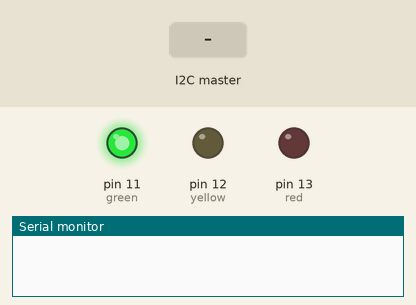
Recording of a sketch running on a simulated Arduino Uno, built with avr-gcc and run on an emulated ATmega328P. On the bench: output pins drawn as LEDs (lit = HIGH), the last lines printed to the serial monitor. The inputs (shaded band) are chosen by the test bench.

Above: at 1.2 s.
1.3 s: the I2C master sends the byte 1
At 1.8 s:
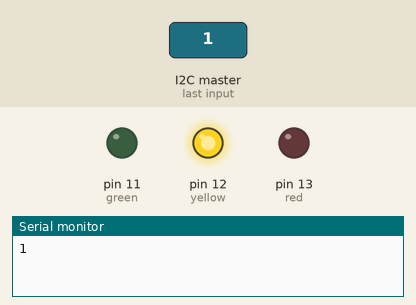
2.8 s: the I2C master sends the byte 0
At 4.2 s:
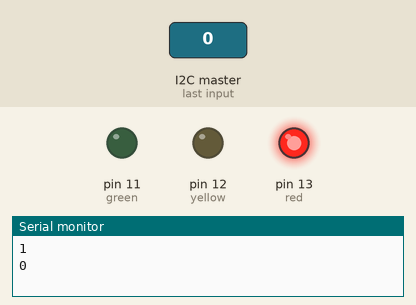
Timing chart, 0 to 5.8 s (numbered marks = the images above; inputs shaded):
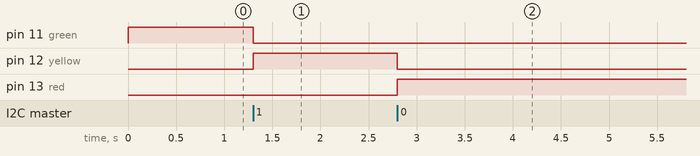

Measured:
- after the input at 1.3 s, pin 11 (green): HIGH → LOW at once; pin 12 (yellow): LOW → HIGH at once
- after the input at 2.8 s, pin 12 (yellow): HIGH → LOW at once; pin 13 (red): LOW → HIGH at once

The sketch:

daring_amberis3.ino
```cpp
#include <Wire.h>
int green = 11;
int yellow = 12;
int red = 13;

byte state = 0;	// 0 - Green, 1 - Yellow, 2 - Red
byte counter = 0;

void setup()
{
  pinMode(red,OUTPUT);
  pinMode(yellow,OUTPUT);
  pinMode(green,OUTPUT);
  Wire.begin(4);                // join i2c bus with address #4
  Wire.onReceive(receiveEvent); // register event
  Serial.begin(9600);           // start serial for output
}

void loop()
{
  if (state == 0){
    digitalWrite(green, HIGH);
    digitalWrite(yellow, LOW);
    digitalWrite(red, LOW);
  }
  else if (state == 1){
    digitalWrite(green, LOW);
    digitalWrite(yellow, HIGH);
    digitalWrite(red, LOW);
  }
  else if (state == 2){
    digitalWrite(green, LOW);
    digitalWrite(yellow, LOW);
    digitalWrite(red, HIGH);
  }
  delay(100);
}

void receiveEvent(int howMany)
{
  int x = Wire.read();    	// receive byte as an integer
  counter = counter + x;
  if (counter < 3) {
    state = state + 1;
  }
  counter = counter % 6;
  if (counter == 0){
    state = 0;
  }
  Serial.println(x);         // print the integer
}
```
